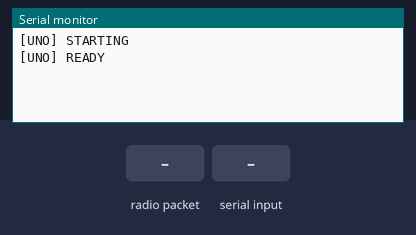
A program run on a simulated Arduino Uno, built with avr-gcc and run on an emulated ATmega328P. On the bench: the last lines printed to the serial monitor. The test bench sets the inputs (shaded band). No radio packets arrive unless stated.

Above: at 1.2 s.
1.3 s: radio packet ":::" arrives
At 2.0 s:
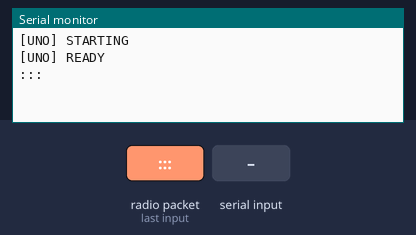
2.8 s: "CMD:PING\n" received over Serial
At 3.1 s:
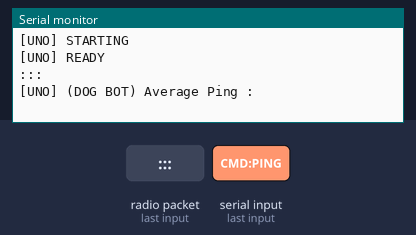

Measured:
- after the input at 1.3 s, the serial monitor: prints a new line at once (image 1)
- after the input at 2.8 s, the serial monitor: prints a new line at once (image 2)

The program:

main.cpp
```cpp
#include <Arduino.h>
#include "nrf.hpp"


char buffer[32];


// Lecture du serial
bool read_serial() {
    static uint8_t index = 0;

    char c;
    while (Serial.available()) {
        c = Serial.read();

        if (c == '\n') {
            buffer[index] = '\0';
            index = 0;
            return true;
        } else if (index < sizeof(buffer) - 1) buffer[index++] = c;
    }

    return false;
}


// --- Fonctions Arduino ---

void setup() {
    Serial.begin(115200);
    Serial.println("\n\n[UNO] STARTING");

    if (!init_NRF()) {
        Serial.println("[UNO] (NRF24) INIT ERROR");
        while (1);
    }

    Serial.println("[UNO] READY");
}


void loop() {
    if (read_serial()) {
        /* COMMANDES PAR DEFAUT ET ENVOI DES DONNEES */

        if (strncmp(buffer, ":::", 3) == 0) send_NRF(buffer); // Données robot
        if (strncmp(buffer, "CMD:", 4) == 0) {

            if (strncmp(buffer, "CMD:PING", 8) == 0) { // Ping
                Serial.print("[UNO] (DOG BOT) Average Ping : ");
                uint16_t ping_avg = ping_NRF(20, 50);
                if (ping_avg!=0) {
                    Serial.print(ping_avg);
                    Serial.println(" ms.");
                }
            }

        }
    }

    if (read_NRF(buffer)) Serial.println(buffer);
}
```

nrf.hpp
```cpp
#include <SPI.h>
#include <RF24.h>


// Pins du module NRF24L01
#define PIN_CE  9
#define PIN_CS  10


extern RF24 radio;

extern const byte txAddress[6];
extern const byte rxAddress[6];


// Fonctions externes
bool init_NRF();
bool send_NRF(const char* text);
bool read_NRF(char* buffer);
int ping_NRF(uint8_t attempts = 10, uint16_t delayMs = 100);
```

nrf.cpp
```cpp
#include "nrf.hpp"


RF24 radio(PIN_CE, PIN_CS);

const byte txAddress[6] = "PC2RB"; // Canal PC vers Robot
const byte rxAddress[6] = "RB2PC"; // Canal Robot vers PC


bool init_NRF() {
    if (!radio.begin()) return false;

    radio.setPALevel(RF24_PA_MIN); // Pas besoin de beaucoup de puissance (le robot est très proche)
    radio.setDataRate(RF24_250KBPS);
    radio.setChannel(108);
    radio.setPayloadSize(32);

    radio.openWritingPipe(txAddress);
    radio.openReadingPipe(1, rxAddress);

    radio.startListening();

    return true;
}

bool send_NRF(const char* text) {
    radio.stopListening();
    bool ok = radio.write(text, 32);
    radio.startListening();

    return ok;
}

bool read_NRF(char* buffer) {
    if (!radio.available()) return false;

    radio.read(buffer, 32);

    return true;
}

// Fonction de ping pour tester la communication bidirectionnelle
// Renvoie le temps moyen d'aller-retour en millisecondes
// A partir de 5 échecs, on considère la connexions trop peu fiable
int ping_NRF(uint8_t attempts, uint16_t delayMs) {

    float total = 0;
    uint8_t success = 0;
    char buffer[32];

    uint8_t timout_count = 0;
    for (uint8_t i = 0; i < attempts; i++) {
        unsigned long start = millis();
        send_NRF(":::PING:STRING:HELLO");

        bool received = false;

        unsigned long timeout = millis();
        while (millis() - timeout < 1000) {
            if (read_NRF(buffer)) {
                if (strncmp(buffer, ":::PONG", 7) == 0) {
                    unsigned long elapsed = millis() - start;

                    total += elapsed;
                    success++;

                    received = true;
                    break;
                }
            }
        }

        if (!received) {
            timout_count++;
            if (timout_count==5) {
                Serial.println("TIMEOUT");
                return 0;
            }
        }
        delay(delayMs);
    }

    if (success == 0) return -1;

    return total / success;
}
```
